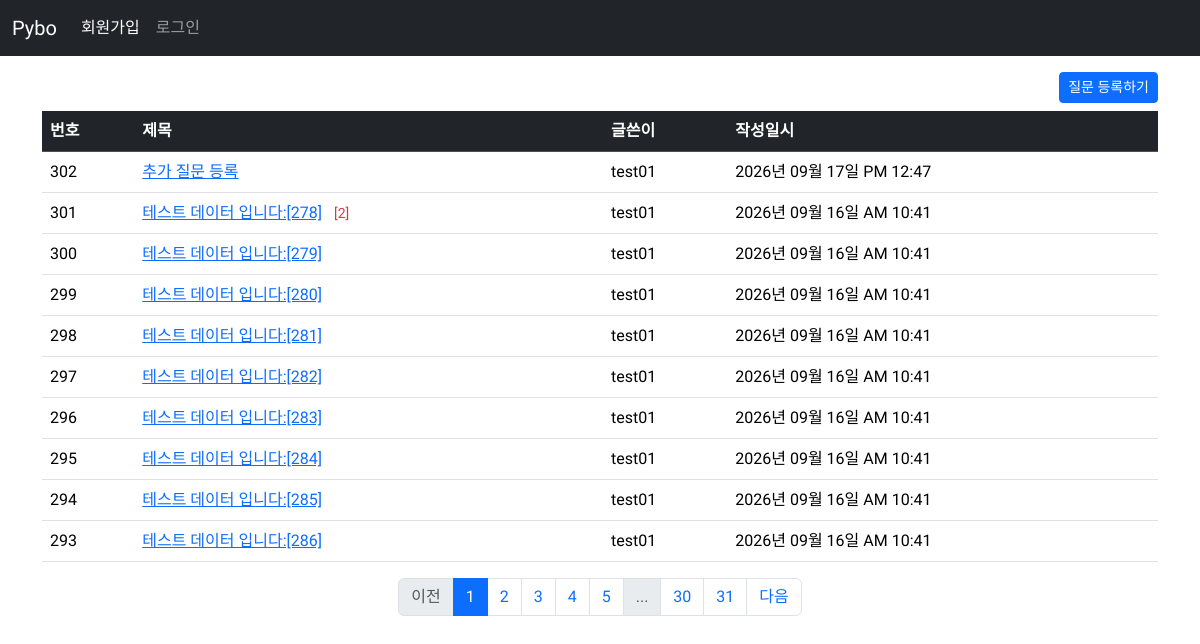
The page /question/list on the database its author committed.
### pybo/models.py (models this page shows)
class Question((db.Model)):
    id = db.Column(db.Integer, primary_key=True)
    subject = db.Column(db.String(200), nullable=False)
    content = db.Column(db.Text(), nullable=False)
    create_date = db.Column(db.DateTime(), nullable=False)
    user_id = db.Column(db.Integer, db.ForeignKey('user.id', ondelete='CASCADE'), nullable=False)
    user = db.relationship('User', backref=db.backref('question_set'))

class User(db.Model):
    id = db.Column(db.Integer, primary_key=True)
    username = db.Column(db.String(150), unique=True, nullable=False)
    password = db.Column(db.String(200), nullable=False)
    email = db.Column(db.String(120), unique=True, nullable=False)

### pybo/views/question_views.py (the view)
@bp.route('/list')
def _list():
    page = request.args.get('page', default=1, type=int)   # url parameter ?page=1
    question_list = Question.query.order_by(Question.create_date.desc())
    question_list = question_list.paginate(page=page, per_page=10)   # 페이징 구현
    return render_template("question/question_list.html", question_list=question_list)

### pybo/filter.py (called while the page is built)
def format_datetime(value, fmt='%Y년 %m월 %d일 %p %I:%M'):
    return value.strftime(fmt)

### pybo/views/auth_views.py (called while the page is built)
@bp.before_app_request
def load_logged_in_user():
    user_id = session.get('user_id')
    if user_id is None:
        g.user = None
    else:
        g.user = User.query.get(user_id)

### pybo/templates/question/question_list.html
{% extends 'base.html' %}
{% block content %}
<div class="container my-3">
    <div class="text-end">
        <a href="{{ url_for('question.create') }}" class="btn btn-primary btn-sm mb-2">질문 등록하기</a>
    </div>
    <table class="table table-hover">
    <thead>
    <tr class="table-dark">
        <th>번호</th>
        <th>제목</th>
        <th>글쓴이</th>
        <th>작성일시</th>
        </tr>
    </thead>
    <tbody>
        {% if question_list %}
        {% for question in question_list.items %}
        <tr>
          <td>{{ question_list.total - ((question_list.page-1)*question_list.per_page) - loop.index }}</td>
            <td>
                <a href="{{ url_for('question.detail', question_id=question.id) }}">{{question.subject}}</a>
                {% if question.answer_set | length > 0 %}
                <span class="text-danger small mx-2">[{{ question.answer_set | length }}]</span>
                {% endif %}
            </td>
            <td>{{ question.user.username }}</td>
          <td>{{ question.create_date | datetime }}</td>
        </tr>
        {% endfor %}
        {% else %}
        <tr>
            <td colspan="3">질문이 없습니다.</td>
        </tr>
        {% endif %}
      </tbody>
    </table>
    <nav aria-label="...">
        <ul class="pagination justify-content-center">
            {% if question_list.has_prev %}
            <li class="page-item"><a href="?page={{ question_list.prev_num }}" class="page-link">이전</a></li>
            {% else %}
            <li class="page-item disabled">
                <a href="javascript:void(0)" class="page-link" aria-disabled="ture">이전</a>
            </li>
            {% endif %}
            {% for page_num in question_list.iter_pages() %}
            {% if page_num %}
            {% if page_num != question_list.page %}
            <li class="page-item"><a class="page-link" href="?page={{ page_num }}">{{ page_num }}</a></li>
            {% else %}
            <li class="page-item active">
                <a class="page-link" href="javascript:void(0)" aria-current="page">{{ page_num }}</a>
            </li>
            {% endif %}
            {% else %}
            <li class="page-item disabled"><a class="page-link" href="javascript:void(0)">...</a></li>
            {% endif %}
            {% endfor %}
            {% if question_list.has_next %}
            <li class="page-item"><a class="page-link" href="?page={{ question_list.next_num }}">다음</a></li>
            {% else %}
            <li class="page-item disabled">
                <a class="page-link" href="javscript:void(0)" aria-disabled="ture">다음</a>
            </li>
            {% endif %}
        </ul>
    </nav>
</div>
{% endblock %}

### pybo/templates/base.html (shortened to what this page needs)
<!DOCTYPE html>
<html lang="ko">
<head>
    <link rel="stylesheet" href="https://cdn.jsdelivr.net/npm/bootstrap@5.3.8/dist/css/bootstrap.min.css">
    <link rel="stylesheet" href="{{ url_for('static', filename='style.css') }}">
</head>
<body>
    {% include 'navbar.html' %}
    {% block content %}
    {% endblock %}
</body>
</html>

### pybo/templates/navbar.html (shortened to what this page needs)
<nav class="navbar bg-dark navbar-expand-sm" data-bs-theme="dark">
    <div class="container-fluid">
        <a class="navbar-brand" href="{{ url_for('main.index') }}">Pybo</a>
        <div class="collapse navbar-collapse" id="navbarNav">
            {% if g.user %}
            <ul class="navbar-nav">
                <li class="nav-item">
                    <a class="nav-link" href="{{ url_for('auth.logout') }}">{{ g.user.username }} (로그아웃)</a>
                </li>
            </ul>
            {% else %}
            <ul class="navbar-nav">
                <li class="nav-item">
                    <a class="nav-link active" aria-current="page" href="{{ url_for('auth.signup') }}">회원가입</a>
                </li>
                <li class="nav-item">
                    <a class="nav-link" href="{{ url_for('auth.login') }}">로그인</a>
                </li>
            </ul>
            {% endif %}
        </div>
    </div>
</nav>

### pybo/static/style.css (style rules this page uses)
body { font-family: "Gothic A1", sans-serif; font-weight: 400; }

### rows shown on the page
Question: total "302", subject "추가 질문 등록", user.username "test01", create_date "2026년 09월 17일 PM 12:47"
Question: total "301", subject "테스트 데이터 입니다:[278]", answer_set|length "2", user.username "test01", create_date "2026년 09월 16일 AM 10:41"
Question: total "300", subject "테스트 데이터 입니다:[279]", user.username "test01", create_date "2026년 09월 16일 AM 10:41"
Question: total "299", subject "테스트 데이터 입니다:[280]", user.username "test01", create_date "2026년 09월 16일 AM 10:41"
Question: total "298", subject "테스트 데이터 입니다:[281]", user.username "test01", create_date "2026년 09월 16일 AM 10:41"
Question: total "297", subject "테스트 데이터 입니다:[282]", user.username "test01", create_date "2026년 09월 16일 AM 10:41"
Question: total "296", subject "테스트 데이터 입니다:[283]", user.username "test01", create_date "2026년 09월 16일 AM 10:41"
Question: total "295", subject "테스트 데이터 입니다:[284]", user.username "test01", create_date "2026년 09월 16일 AM 10:41"
Question: total "294", subject "테스트 데이터 입니다:[285]", user.username "test01", create_date "2026년 09월 16일 AM 10:41"
Question: total "293", subject "테스트 데이터 입니다:[286]", user.username "test01", create_date "2026년 09월 16일 AM 10:41"

### other values the page prints
{{ page_num }} "1"
{{ page_num }} "2" "3" "4" "5" "30" "31"
